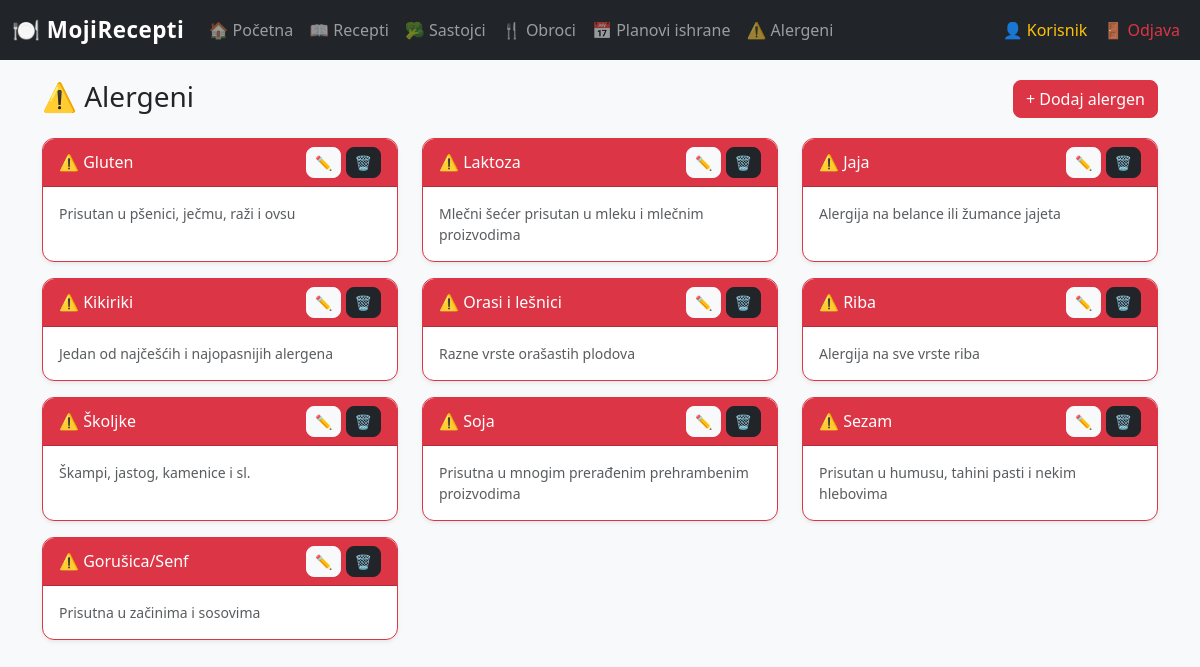
The page /alergeni.php (signed in) on the database its author committed.
### tables this page shows
CREATE TABLE IF NOT EXISTS Alergeni (
    AlergenID INT AUTO_INCREMENT PRIMARY KEY,
    Naziv VARCHAR(100) NOT NULL,
    Opis TEXT
);

### php/klase/Baza.php (called while the page is built, shortened)
<?php
class Baza {
    private static ?Baza $instanca = null;
    private mysqli $konekcija;
    private function __construct() {
        $host     = 'localhost';
        $korisnik = 'root';
        $sifra    = '';
        $baza     = 'recepti_app';
        $this->konekcija = new mysqli($host, $korisnik, $sifra, $baza);
        $this->konekcija->set_charset('utf8mb4');
    }
    public static function getInstanca(): Baza {
        if (self::$instanca === null) {
            self::$instanca = new Baza();
        }
        return self::$instanca;
    }
    public function query(string $sql): mysqli_result|bool {
        return $this->konekcija->query($sql);
    }
    public function imaKolonu(string $tabela, string $kolona): bool {
        $stmt = $this->konekcija->prepare(
            "SELECT 1 FROM information_schema.columns WHERE table_schema = DATABASE() AND table_name = ? AND column_name = ? LIMIT 1"
        );
        if (!$stmt) {
            return false;
        }
        $stmt->bind_param('ss', $tabela, $kolona);
        $stmt->execute();
        $stmt->store_result();
        $exists = $stmt->num_rows > 0;
        $stmt->close();
        return $exists;
    }}

### php/klase/EntitetBaze.php (called while the page is built, shortened)
<?php
require_once __DIR__ . '/Baza.php';
abstract class EntitetBaze implements ICrud {
    protected Baza $baza;
    protected string $tabela;
    protected string $primarniKljuc;
    public function __construct() {
        $this->baza = Baza::getInstanca();
    }
    public function citaj($id = null): array {
        if ($id !== null) {
            $id = (int)$id;
            $rez = $this->baza->query("SELECT * FROM {$this->tabela} WHERE {$this->primarniKljuc} = $id");
        } else {
            $rez = $this->baza->query("SELECT * FROM {$this->tabela}");
        }
        $podaci = [];
        while ($red = $rez->fetch_assoc()) {
            $podaci[] = $red;
        }
        return $podaci;
    }
}

### php/klase/Entiteti.php (called while the page is built, shortened)
<?php
require_once __DIR__ . '/EntitetBaze.php';
class Alergen extends EntitetBaze {
    public function __construct() {
        $this->tabela        = 'Alergeni';
    }
}

### alergeni.php (the view, shortened to what this page needs)
<?php
require_once 'php/klase/Entiteti.php';
$alergen  = new Alergen();
$svi      = $alergen->citaj();
?>
<!DOCTYPE html>
<html lang="sr">
<head>
    <link href="https://cdn.jsdelivr.net/npm/bootstrap@5.3.0/dist/css/bootstrap.min.css" rel="stylesheet">
    <link rel="stylesheet" href="css/style.css">
</head>
<body class="bg-light">
<?php include 'php/navbar.php'; ?>
<div class="container" style="margin-top:80px;">
    <div class="row mb-3">
        <div class="col"><h3>⚠️ Alergeni</h3></div>
        <div class="col-auto">
            <button class="btn btn-danger" data-bs-toggle="modal" data-bs-target="#modalDodaj">+ Dodaj alergen</button>
        </div>
    </div>
    <div class="row">
        <?php foreach ($svi as $a): ?>
        <div class="col-md-6 col-lg-4 mb-3">
            <div class="card border-danger shadow-sm h-100">
                <div class="card-header bg-danger text-white d-flex justify-content-between align-items-center">
                    <h6 class="mb-0">⚠️ <?= htmlspecialchars($a['Naziv']) ?></h6>
                    <div>
                        <a href="alergeni.php?izmeni=<?= $a['AlergenID'] ?>" class="btn btn-sm btn-light">✏️</a>
                        <a href="php/akcije.php?akcija=obrisi&tip=alergen&id=<?= $a['AlergenID'] ?>"
                           class="btn btn-sm btn-dark"
                           onclick="return confirm('Obrisati alergen: <?= htmlspecialchars($a['Naziv']) ?>?')">🗑️</a>
                    </div>
                </div>
                <div class="card-body">
                    <p class="card-text text-muted small"><?= htmlspecialchars($a['Opis'] ?? 'Bez opisa.') ?></p>
                </div>
            </div>
        </div>
        <?php endforeach; ?>
    </div>
</div>
</body>
</html>

### css/style.css (style rules this page uses)
body { font-family: "Segoe UI", Tahoma, Geneva, Verdana, sans-serif; }
.card { border-radius: 12px; transition: transform 0.2s ease, box-shadow 0.2s ease; }
.card-header { border-radius: 12px 12px 0 0 !important; }
.btn { border-radius: 8px; font-weight: 500; }

### rows shown on the page
alergeni: Naziv "Gluten", Opis "Prisutan u pšenici, ječmu, raži i ovsu"
alergeni: Naziv "Laktoza", Opis "Mlečni šećer prisutan u mleku i mlečnim proizvodima"
alergeni: Naziv "Jaja", Opis "Alergija na belance ili žumance jajeta"
alergeni: Naziv "Kikiriki", Opis "Jedan od najčešćih i najopasnijih alergena"
alergeni: Naziv "Orasi i lešnici", Opis "Razne vrste orašastih plodova"
alergeni: Naziv "Riba", Opis "Alergija na sve vrste riba"
alergeni: Naziv "Školjke", Opis "Škampi, jastog, kamenice i sl."
alergeni: Naziv "Soja", Opis "Prisutna u mnogim prerađenim prehrambenim proizvodima"
alergeni: Naziv "Sezam", Opis "Prisutan u humusu, tahini pasti i nekim hlebovima"
alergeni: Naziv "Gorušica/Senf", Opis "Prisutna u začinima i sosovima"

### other values the page prints
$imePrezime "Korisnik"
